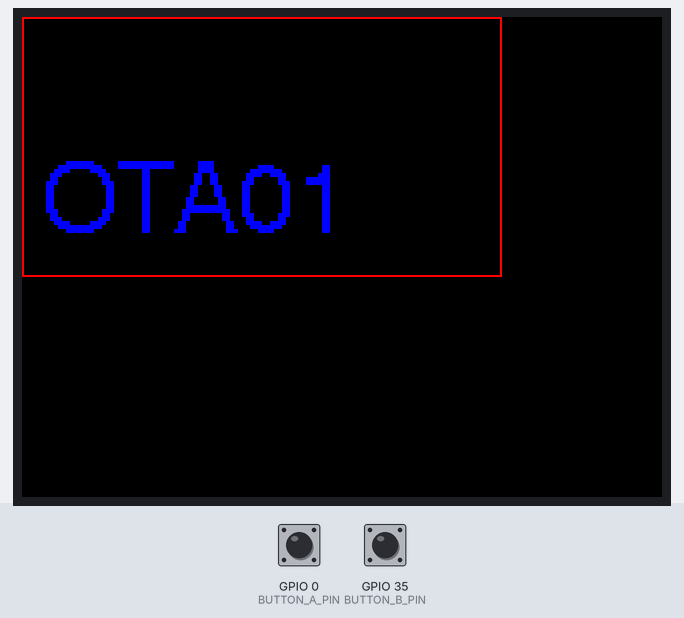
Bench run of a sketch on a simulated ESP32. Parts: 320×240 colour display. The test bench sets the inputs (shaded band); at power-on: GPIO 0 (BUTTON_A_PIN) HIGH, GPIO 35 (BUTTON_B_PIN) HIGH. WiFi joins after 1.5 s; servers stay silent unless stated; uploads are accepted with an empty reply; what the sketch prints to the serial monitor is not drawn.

Above: at 1.4 s.
1.5 s: GPIO 0 (BUTTON_A_PIN) pulled LOW for 0.15 s
At 2.8 s:
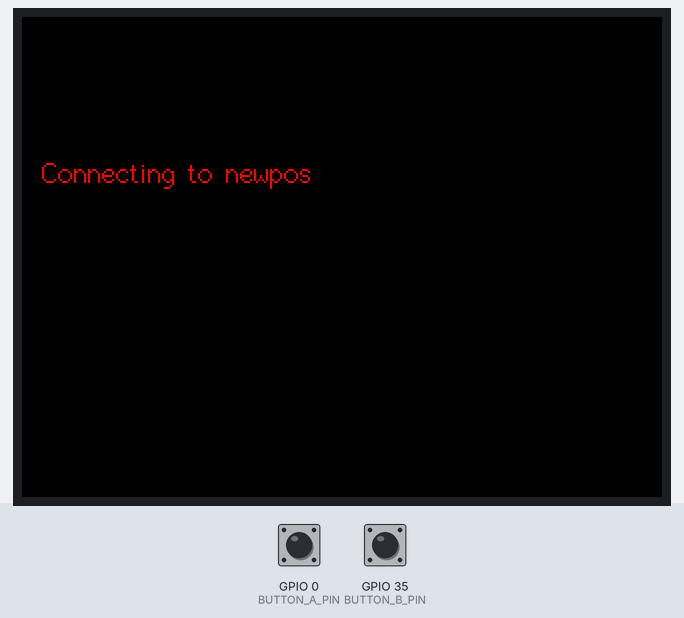
At 4.4 s:
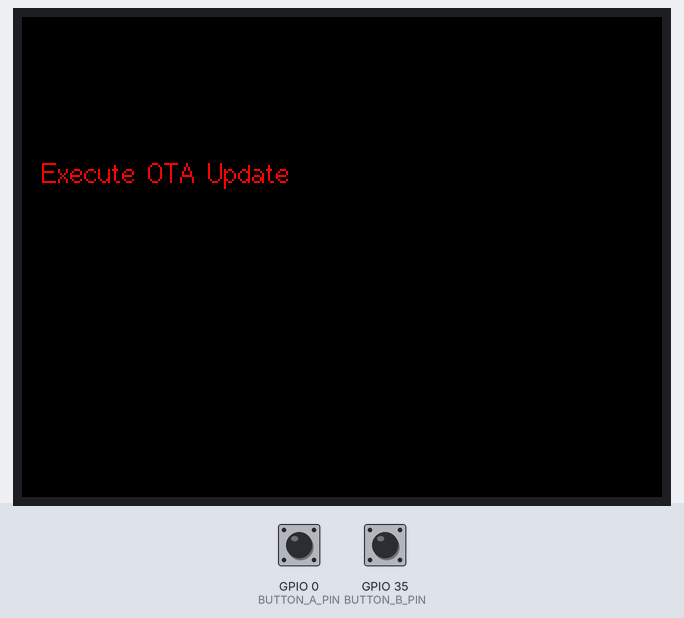
Timing chart, 0 to 5.9 s (numbered marks = the images above; inputs shaded):
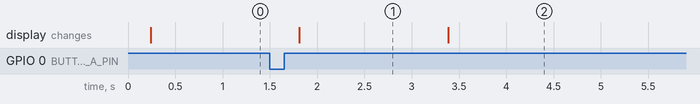

Measured:
- after the input at 1.5 s, the display: changes after 0.31 s (image 1)
- what the display in image 1 shows lasts 1.6 s, from 1.8 s to 3.4 s

The sketch:

ota-01.ino
```cpp
#include <TFT_eSPI.h>        //LCD函式庫
#include <Button2.h>

#include <WiFi.h>
#include <Update.h>

//TFT & button
TFT_eSPI tft = TFT_eSPI();

#define BUTTON_A_PIN  0  //按鍵A，PIN 0
#define BUTTON_B_PIN  35 //按鍵B，PIN 35
Button2 buttonA = Button2(BUTTON_A_PIN);
Button2 buttonB = Button2(BUTTON_B_PIN);


//WiFi
WiFiClient client;

// Variables to validate
// response from S3
int contentLength = 0;
bool isValidContentType = false;

// Your SSID and PSWD that the chip needs
// to connect to
const char* SSID = "newpos";
const char* PSWD = "ho123456789";

// S3 Bucket Config
String host = "ble.com.tw"; // Host => bucket-name.s3.region.amazonaws.com
int port = 80; // Non https. For HTTPS 443. As of today, HTTPS doesn't work.
String bin = "/AppUpdate/ota-02.ino.esp32.bin"; // bin file name with a slash in front.


// Utility to extract header value from headers
String getHeaderValue(String header, String headerName) {
  return header.substring(strlen(headerName.c_str()));
}

// OTA Logic
void execOTA() {
  Serial.println("正在連線到: " + String(host));
  // Connect to 網站
  if (client.connect(host.c_str(), port)) {
    // Connection Succeed.
    // Fecthing the bin
    Serial.println("二進位檔名: " + String(bin));

    // Get the contents of the bin file
    client.print(String("GET ") + bin + " HTTP/1.1\r\n" +
                 "Host: " + host + "\r\n" +
                 "Cache-Control: no-cache\r\n" +
                 "Connection: close\r\n\r\n");

    // Check what is being sent
    //    Serial.print(String("GET ") + bin + " HTTP/1.1\r\n" +
    //                 "Host: " + host + "\r\n" +
    //                 "Cache-Control: no-cache\r\n" +
    //                 "Connection: close\r\n\r\n");

    unsigned long timeout = millis();
    while (client.available() == 0) {
      if (millis() - timeout > 5000) {
        Serial.println("Client Timeout !");
        client.stop();
        return;
      }
    }
    // Once the response is available,
    // check stuff

    /*
       Response Structure
        HTTP/1.1 200 OK
        x-amz-id-2: NVKxnU1aIQMmpGKhSwpCBh8y2JPbak18QLIfE+OiUDOos+7UftZKjtCFqrwsGOZRN5Zee0jpTd0=
        x-amz-request-id: 2D56B47560B764EC
        Date: Wed, 14 Jun 2017 03:33:59 GMT
        Last-Modified: Fri, 02 Jun 2017 14:50:11 GMT
        ETag: "d2afebbaaebc38cd669ce36727152af9"
        Accept-Ranges: bytes
        Content-Type: application/octet-stream
        Content-Length: 357280
        Server: AmazonS3

        {{BIN FILE CONTENTS}}

    */
    while (client.available()) {
      // read line till /n
      String line = client.readStringUntil('\n'); //每次顯示一列資料，直到所有資料都顯示完畢：
      // remove space, to check if the line is end of headers
      line.trim();

      // if the the line is empty,
      // this is end of headers
      // break the while and feed the
      // remaining `client` to the
      // Update.writeStream();
      if (!line.length()) {
        //headers ended
        break; // and get the OTA started
      }

      // Check if the HTTP Response is 200
      // else break and Exit Update
      if (line.startsWith("HTTP/1.1")) {
        if (line.indexOf("200") < 0) {
          Serial.println("Got a non 200 status code from server. Exiting OTA Update.");
          break;
        }
      }

      // extract headers here
      // Start with content length
      if (line.startsWith("Content-Length: ")) {
        contentLength = atoi((getHeaderValue(line, "Content-Length: ")).c_str());
        Serial.println("Got " + String(contentLength) + " bytes from server");
      }

      // Next, the content type
      if (line.startsWith("Content-Type: ")) {
        String contentType = getHeaderValue(line, "Content-Type: ");
        Serial.println("Got " + contentType + " payload.");
        if (contentType == "application/octet-stream") {
          isValidContentType = true;
        }
      }
    }
  } else {
    // Connect to S3 failed
    // May be try?
    // Probably a choppy network?
    Serial.println("Connection to " + String(host) + " failed. Please check your setup");
    // retry??
    // execOTA();
  }

  // Check what is the contentLength and if content type is `application/octet-stream`
  Serial.println("contentLength : " + String(contentLength) + ", isValidContentType : " + String(isValidContentType));

  // check contentLength and content type 前面程式碼解析出 內容長度 跟 內容是否有效
  if (contentLength && isValidContentType) {
    // Check if there is enough to OTA Update
    bool canBegin = Update.begin(contentLength);

    // If yes, begin
    if (canBegin) {
      Serial.println("Begin OTA. This may take 2 - 5 mins to complete. Things might be quite for a while.. Patience!");
      // No activity would appear on the Serial monitor
      // So be patient. This may take 2 - 5mins to complete
      size_t written = Update.writeStream(client);

      if (written == contentLength) {   //內容長度是否正確???
        Serial.println("Written : " + String(written) + " successfully");
      } else {
        Serial.println("Written only : " + String(written) + "/" + String(contentLength) + ". Retry?" );
        // retry??
        // execOTA();
      }

      if (Update.end()) {   //更新結束時
        Serial.println("OTA done!");
        showstr2("OTA done!");    //Show文字
        if (Update.isFinished()) {
          Serial.println("Update successfully completed. Rebooting.");
          showstr2("Update successfully!! Rebooting.");    //Show文字
          delay(2000);
          showstr3();   //Show文字 .清空畫面
          ESP.restart();
        } else {
          Serial.println("Update not finished? Something went wrong!");
        }
      } else {
        Serial.println("Error Occurred. Error #: " + String(Update.getError()));
      }
    } else {
      // not enough space to begin OTA
      // Understand the partitions and
      // space availability
      Serial.println("Not enough space to begin OTA");
      client.flush();
    }
  } else {
    Serial.println("There was no content in the response");
    client.flush();
  }
}

void setup() {
  //Begin Serial
  Serial.begin(115200);
  delay(10);

  Serial.println("OTA01");
  //TFT init
  tft.begin();               // 初始化LCD
  tft.setRotation(1);  // landscape
  tft.fillScreen(TFT_BLACK); // 用全黑清除螢幕
  tft.setSwapBytes(true);
  tft.drawRect(0, 0, 240, 130, TFT_RED);//方形空心

  //文字
  showstr1("OTA01");

  buttonA.setPressedHandler(press);   //建立A按鍵按下Pressed的事件
  buttonA.setReleasedHandler(release);//建立A按鍵放開Released的事件
  buttonB.setPressedHandler(press);   //建立B按鍵按下Pressed的事件
  buttonB.setReleasedHandler(release);//建立B按鍵放開Released的事件

}

void loop() {
  // chill

  delay(20);

  buttonA.loop();  //重複按鍵的觸發設定
  buttonB.loop();
}


void press(Button2& btn) {
  if (btn == buttonA) {   //按下A按鍵

    //SerialBT.write('A');


  } else if (btn == buttonB) {  //按下B按鍵

    //SerialBT.write('B');
  }


}

void release(Button2& btn) {
  if (btn == buttonA) {          //放開按鍵A

    //SerialBT.write('1');

    Serial.println("Connecting to " + String(SSID));

    showstr2("Connecting to " + String(SSID));    //Show文字

    // Connect to provided SSID and PSWD
    WiFi.begin(SSID, PSWD);

    // Wait for connection to establish
    while (WiFi.status() != WL_CONNECTED) {
      Serial.print("."); // Keep the serial monitor lit!
      delay(500);
    }

    // Connection Succeed
    Serial.println("");
    Serial.println("Connected to " + String(SSID));


    // Execute OTA Update
    showstr2("Execute OTA Update");    //Show文字
    execOTA();


  } else if (btn == buttonB) {   //放開按鍵A

    //SerialBT.write('2');
  }
}

void showstr1(String s1) {
  //文字
  tft.setFreeFont(&FreeSerifBold12pt7b);
  tft.setCursor(10, 70, 4);
  tft.setTextColor(TFT_BLUE);
  tft.setTextSize(2);
  tft.printf(s1.c_str());
}
void showstr2(String s1) {
  //文字
  tft.fillScreen(TFT_BLACK); // 用全黑清除螢幕
  tft.setCursor(10, 70, 2);
  tft.setTextColor(TFT_RED);
  tft.setTextSize(1);
  tft.printf(s1.c_str());
}
void showstr3() {
  //文字
  tft.fillScreen(TFT_BLACK); // 用全黑清除螢幕
}
```
